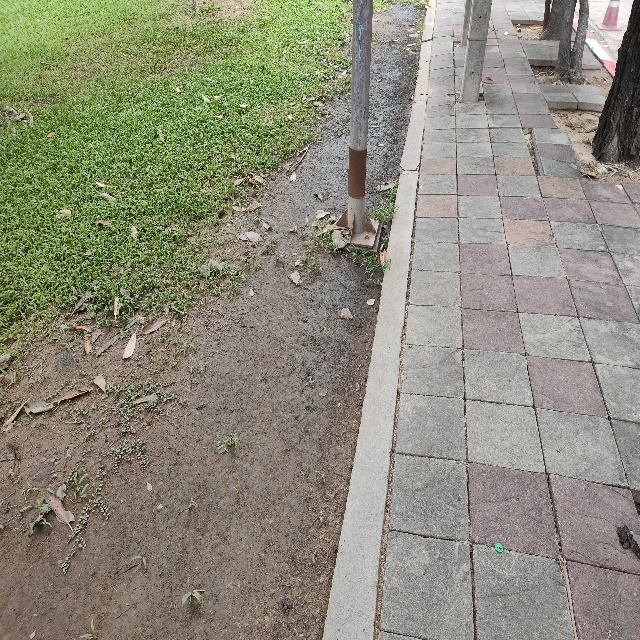
#> input picture BuildModel/img/dataset/0.png, 640 x 640 px; its folder holds only this picture in this run
$ jupyter execute cvtools.ipynb
#> lines starting #> are read from the running program, lines starting #| are printed output that depends on the picture
[cell 1]
import cv2
import os
from glob import glob

[cell 2]
for i, d in enumerate(glob(r'./img/*jpg')):
    im = cv2.imread(d)
    im = cv2.resize(im, (640, 640))
    cv2.imwrite('./img/dataset/'+str(i+9)+'.jpg', im)

[cell 3]
root_dir = r'./img/dataset/'
for d in glob(r'./img/dataset/*.png'):
    im = cv2.imread(d)
#> im is the input picture: shape (640, 640, 3); mean B, G, R 122.4, 139, 140.4
    new_name = os.path.join(root_dir, d.split('/')[len(d.split('/'))-1].split('.')[0]+r'.png')
    cv2.imwrite(new_name, im)

[cell 4]
img = cv2.imread('./img/dataset/9.png')
cv2.imshow('Test', img)

cv2.waitKey(0)

[cell 5]
cv2.destroyAllWindows()

[cell 6]
img = cv2.imread(r'./left.png')
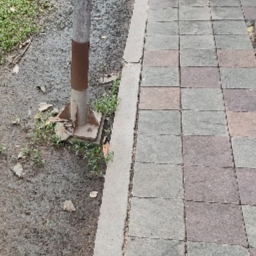
#> input picture BuildModel/left.png, 256 x 256 px
#> img is the input picture: shape (256, 256, 3); mean B, G, R 144.9, 150, 154.3
img = cv2.flip(img, 1)
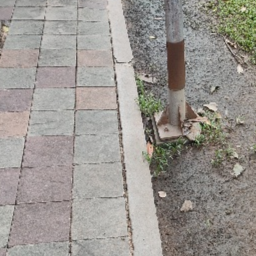
#> img: shape (256, 256, 3); mean B, G, R 144.9, 150, 154.3
cv2.imwrite('right.png', img)
#> Out = True
